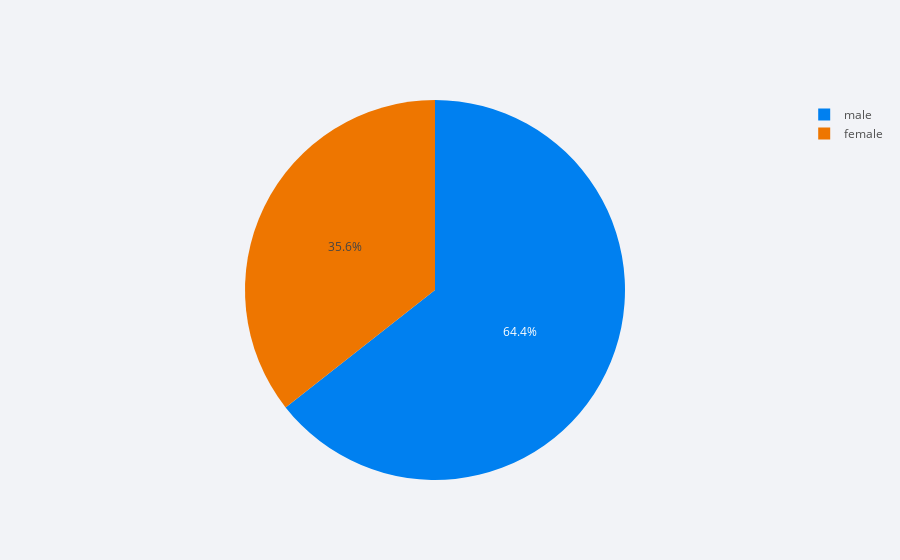

Notebook cell for this chart:
### Code cell
df = titanic['sex'].value_counts().reset_index()

df.iplot(kind="pie", labels='index', values='sex')

### Figure 1 — Plotly figure (JSON) as saved in the notebook; plotly's stock layout.template omitted (floating-point values rounded to 4 significant figures)
{"data": [{"labels": ["male", "female"], "marker": {"colors": ["rgba(0, 128, 240, 1.0)", "rgba(238, 118, 0, 1.0)"]}, "name": "", "type": "pie", "values": [843, 466]}], "layout": {"legend": {"bgcolor": "#F2F3F7", "font": {"color": "#505050"}}, "paper_bgcolor": "#F2F3F7", "plot_bgcolor": "#F2F3F7", "titlefont": {"color": "#484848"}}}
